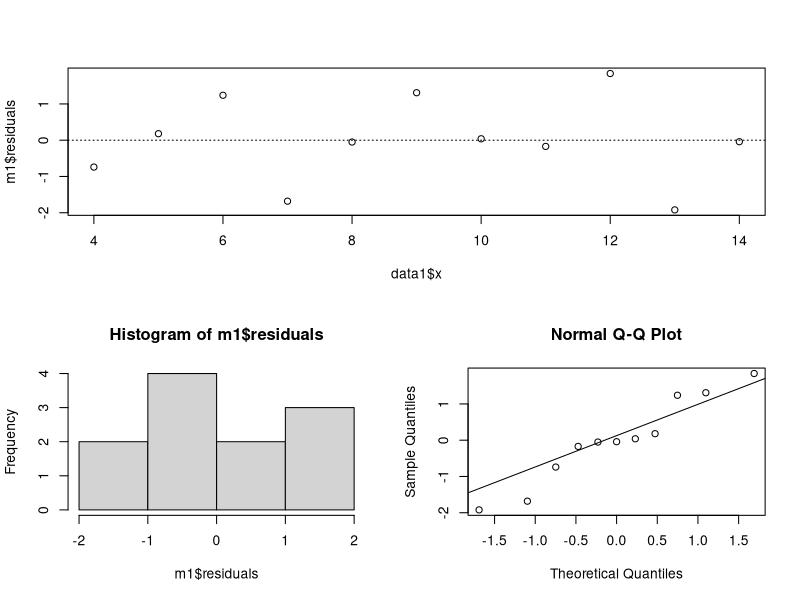
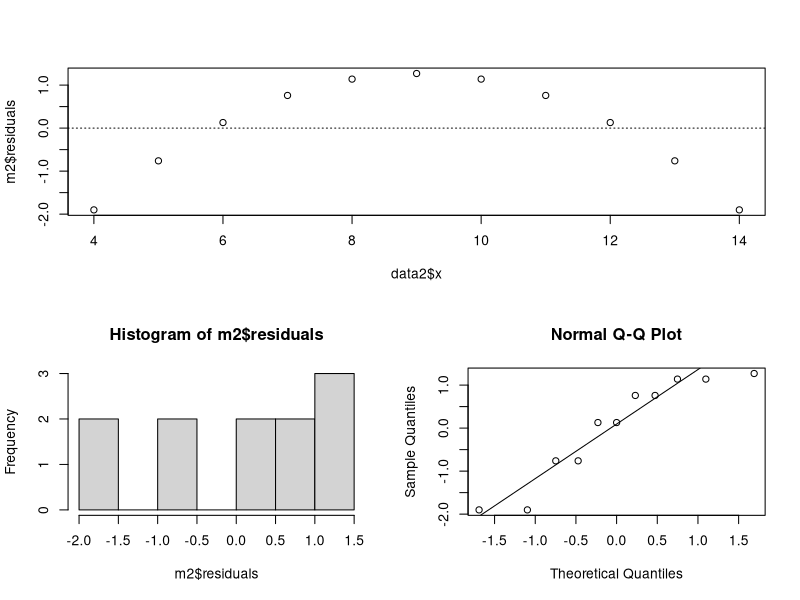
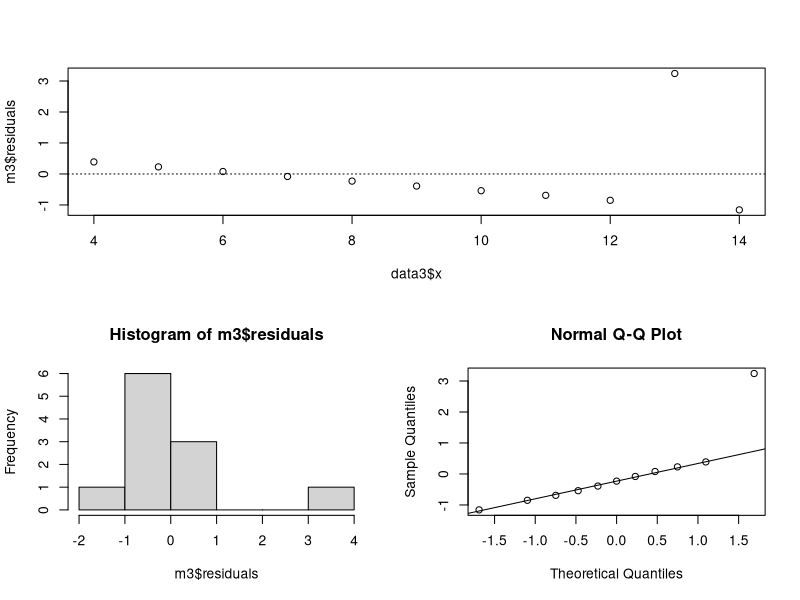
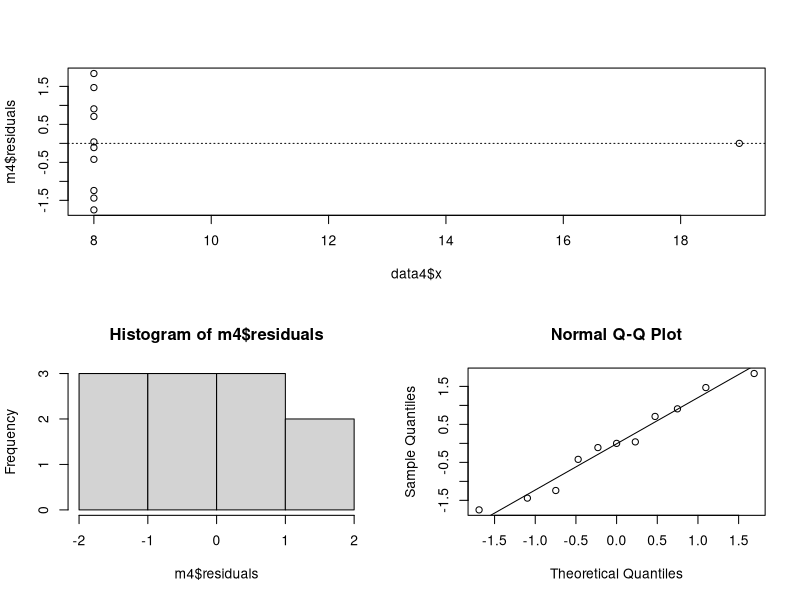
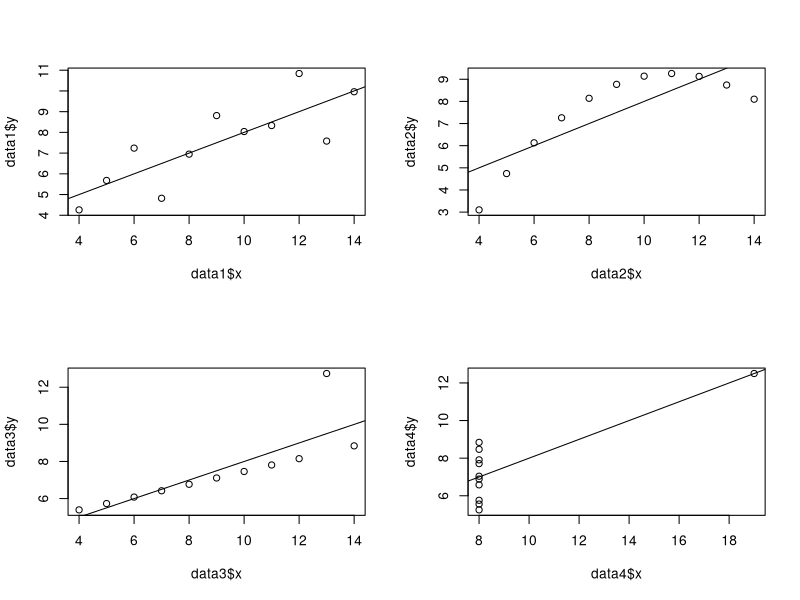

Write the R code that produced these figures, in order.
## ---- chunk 1
knitr::opts_chunk$set(echo = TRUE)
## ---- chunk 2
options(digits=2)
data1 <- data.frame(x=c(10,8,13,9,11,14,6,4,12,7,5),
                    y=c(8.04,6.95,7.58,8.81,8.33,9.96,7.24,4.26,10.84,4.82,5.68))
data2 <- data.frame(x=c(10,8,13,9,11,14,6,4,12,7,5),
                    y=c(9.14,8.14,8.74,8.77,9.26,8.1,6.13,3.1,9.13,7.26,4.74))
data3 <- data.frame(x=c(10,8,13,9,11,14,6,4,12,7,5),
                    y=c(7.46,6.77,12.74,7.11,7.81,8.84,6.08,5.39,8.15,6.42,5.73))
data4 <- data.frame(x=c(8,8,8,8,8,8,8,19,8,8,8),
                    y=c(6.58,5.76,7.71,8.84,8.47,7.04,5.25,12.5,5.56,7.91,6.89))
## ---- chunk 3
df1 <- data.frame(x = c(mean(data1$x), mean(data2$x), mean(data3$x), mean(data4$x)), 
                  y = c(mean(data1$y), mean(data2$y), mean(data3$y), mean(data4$y)),
                  row.names = c("data1", "data2", "data3", "data4"))
knitr::kable(format(df1, digits=2, nsmall=2))
## ---- chunk 4
df2 <- data.frame(x = c(median(data1$x), median(data2$x), median(data3$x), median(data4$x)), 
                  y = c(median(data1$y), median(data2$y), median(data3$y), median(data4$y)),
                  row.names = c("data1", "data2", "data3", "data4"))
knitr::kable(format(df2, digits=2, nsmall=2))
## ---- chunk 5
df3 <- data.frame(x = c(sd(data1$x), sd(data2$x), sd(data3$x), sd(data4$x)), 
                  y = c(sd(data1$y), sd(data2$y), sd(data3$y), sd(data4$y)),
                  row.names = c("data1", "data2", "data3", "data4"))
knitr::kable(format(df3, digits=2, nsmall=2))
## ---- chunk 6
df4 <- data.frame(data1 = cor(data1$x, data1$y),
                  data2 = cor(data2$x, data2$y),
                  data3 = cor(data3$x, data3$y),
                  data4 = cor(data4$x, data4$y),
                  row.names = c("correlation"))

knitr::kable(format(df4, digits=2, nsmall=2))
## ---- chunk 7
m1 <- lm(y ~ x, data = data1)
m2 <- lm(y ~ x, data = data2)
m3 <- lm(y ~ x, data = data3)
m4 <- lm(y ~ x, data = data4)
## ---- chunk 8
layout(matrix(c(1,1,2,3), 2, 2, byrow = TRUE))

plot(data1$x, m1$residuals)
abline(h = 0, lty = 3)

hist(m1$residuals)

qqnorm(m1$residuals)
qqline(m1$residuals)

## ---- chunk 9
layout(matrix(c(1,1,2,3), 2, 2, byrow = TRUE))

plot(data2$x, m2$residuals)
abline(h = 0, lty = 3)

hist(m2$residuals)

qqnorm(m2$residuals)
qqline(m2$residuals)

## ---- chunk 10
layout(matrix(c(1,1,2,3), 2, 2, byrow = TRUE))

plot(data3$x, m3$residuals)
abline(h = 0, lty = 3)

hist(m3$residuals)

qqnorm(m3$residuals)
qqline(m3$residuals)

## ---- chunk 11
layout(matrix(c(1,1,2,3), 2, 2, byrow = TRUE))

plot(data4$x, m4$residuals)
abline(h = 0, lty = 3)

hist(m4$residuals)

qqnorm(m4$residuals)
qqline(m4$residuals)

## ---- chunk 12
par(mfrow=c(2,2)) 

plot(data1$y ~ data1$x)
abline(m1)

plot(data2$y ~ data2$x)
abline(m2)

plot(data3$y ~ data3$x)
abline(m3)


plot(data4$y ~ data4$x)
abline(m4)
